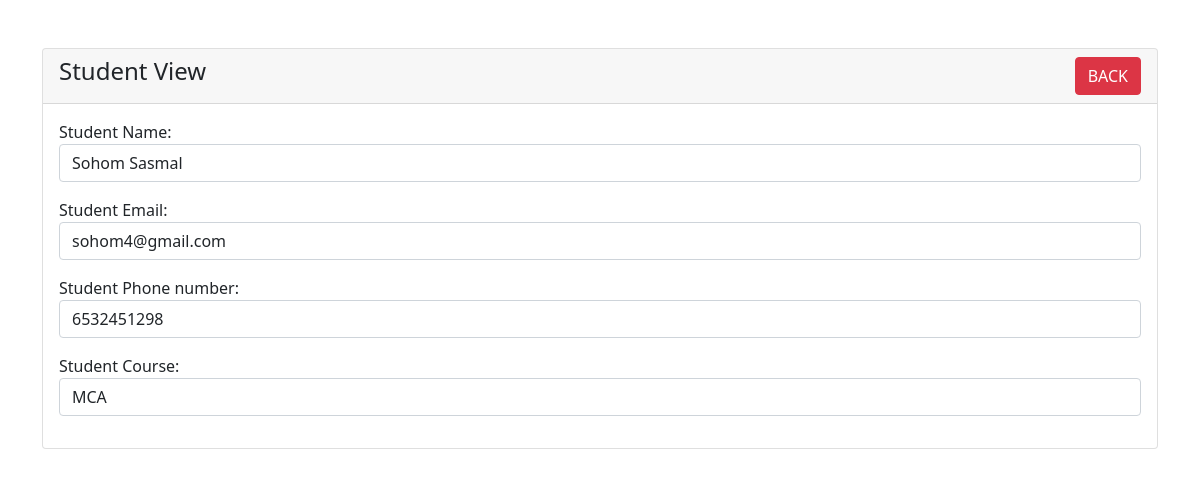
Screenshot of /view.php?id=2 with the database file from the repository.
### tables this page shows
CREATE TABLE `students` (
  `id` int(11) NOT NULL,
  `name` varchar(200) NOT NULL,
  `email` varchar(200) NOT NULL,
  `phone` varchar(200) NOT NULL,
  `course` varchar(200) NOT NULL
);

### view.php (the view, shortened to what this page needs)
<?php
    require 'dbcon.php';
?>
<!doctype html>
<html lang="en">
  <head>
    <link href="https://cdn.jsdelivr.net/npm/bootstrap@5.0.2/dist/css/bootstrap.min.css" rel="stylesheet">
  </head>
  <body>
    <div class="container mt-5">
        <div class="row">
            <div class="col-mod-12">
                <div class="card">
                    <div class="card-header">
                        <h4>Student View
                            <a href="index.php" class="btn btn-danger float-end">BACK</a>
                        </h4>
                    </div>
                    <div class="card-body">
                        <?php
                            if(isset($_GET['id']))
                            {
                                $student_id = mysqli_real_escape_string($con,$_GET['id']);
                                $query = "SELECT * from students where id='$student_id'";
                                $query_run = mysqli_query($con, $query);
                                if(mysqli_num_rows($query_run) > 0)
                                {
                                    $student = mysqli_fetch_array($query_run);
                                    ?>
                            <form action="code.php" method="post">
                                <div class="mb-3">
                                    <label>Student Name:</label>
                                    <p  class="form-control">
                                        <?=$student['name'];?>
                                    </p>
                                </div>
                                <div class="mb-3">
                                    <label>Student Email:</label>
                                    <p  class="form-control">
                                        <?=$student['email'];?>
                                    </p>
                                </div>
                                <div class="mb-3">
                                    <label>Student Phone number:</label>
                                    <p  class="form-control">
                                        <?=$student['phone'];?>
                                    </p>
                                </div>
                                <div class="mb-3">
                                    <label>Student Course:</label>
                                    <p  class="form-control">
                                        <?=$student['course'];?>
                                    </p>
                                </div>
                            </form>
                        <?php
                                }
                                else{
                                    echo"<h4>No such id found</h4>";
                                }
                            }
                         ?>
                    </div>
                </div>
            </div>
        </div>
    </div>
  </body>
</html>

### rows the page displays
students: name "Sohom Sasmal", email "sohom4@gmail.com", phone "6532451298", course "MCA"
